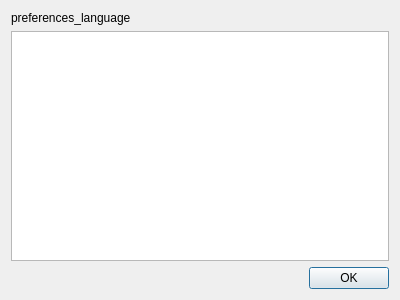
<?xml version="1.0" encoding="UTF-8"?>
<ui version="4.0">
 <class>Dialog</class>
 <widget class="QDialog" name="Dialog">
  <property name="geometry">
   <rect>
    <x>0</x>
    <y>0</y>
    <width>400</width>
    <height>300</height>
   </rect>
  </property>
  <property name="windowTitle">
   <string notr="true">Clanki</string>
  </property>
  <layout class="QVBoxLayout" name="verticalLayout">
   <item>
    <widget class="QLabel" name="label">
     <property name="text">
      <string>preferences_language</string>
     </property>
    </widget>
   </item>
   <item>
    <widget class="QListWidget" name="lang"/>
   </item>
   <item>
    <widget class="QDialogButtonBox" name="buttonBox">
     <property name="orientation">
      <enum>Qt::Horizontal</enum>
     </property>
     <property name="standardButtons">
      <set>QDialogButtonBox::Ok</set>
     </property>
    </widget>
   </item>
  </layout>
 </widget>
 <resources/>
 <connections>
  <connection>
   <sender>buttonBox</sender>
   <signal>accepted()</signal>
   <receiver>Dialog</receiver>
   <slot>accept()</slot>
   <hints>
    <hint type="sourcelabel">
     <x>248</x>
     <y>254</y>
    </hint>
    <hint type="destinationlabel">
     <x>157</x>
     <y>274</y>
    </hint>
   </hints>
  </connection>
  <connection>
   <sender>buttonBox</sender>
   <signal>rejected()</signal>
   <receiver>Dialog</receiver>
   <slot>reject()</slot>
   <hints>
    <hint type="sourcelabel">
     <x>316</x>
     <y>260</y>
    </hint>
    <hint type="destinationlabel">
     <x>286</x>
     <y>274</y>
    </hint>
   </hints>
  </connection>
 </connections>
</ui>
